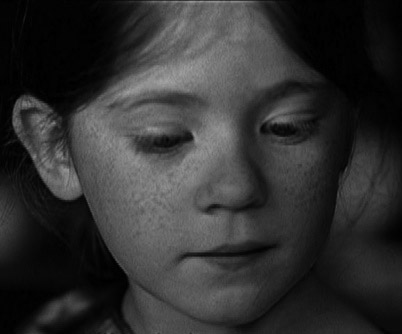
#> input picture data/img4.jpg, 402 x 334 px, found by its file name
$ python cv_gradient_Canny.py   (older library calls are emulated)
#> lines starting #> are read from the running program, lines starting #| are printed output that depends on the picture; after the words box and inside, x2 and y2 are one past the last pixel; in counts of white or black regions, pixels touching at a corner belong together
import os
import numpy as np
import cv2
import matplotlib.pyplot as plt

os.chdir("/Users/admin/Desktop/CL/Python/OpenCV")
# [4 lines of commented-out code are left out]
def cv_show(img,name):
    cv2.imshow(name,img)
    cv2.waitKey()
    cv2.destroyAllWindows()
#Sobel算子
img=cv2.imread("img4.jpg")
#> img is the input picture: shape (334, 402, 3); min 0, max 165, mean 49
sobelx = cv2.Sobel(img,cv2.CV_64F,1,0,ksize=3)
cv_show(sobelx,'sobelx')
#> in cv_show, `cv2.imshow(name,img)`:
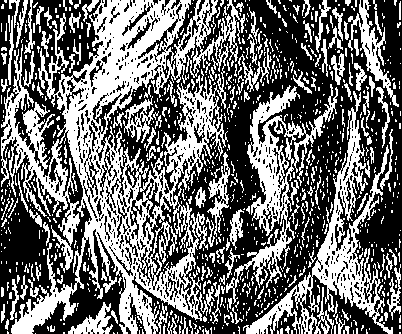
#> window 'sobelx': shape (334, 402, 3); 43.3% white; 952 white regions (782 under 20 px), largest, box (x1, y1, x2, y2) and area: (1, 0, 245, 334) 29730, (243, 91, 393, 334) 6609, (226, 84, 338, 304) 5060
#白到黑是正数，黑到白就是负数了，所有的负数会被截断成0，所以要取绝对值
sobelx = cv2.Sobel(img,cv2.CV_64F,1,0,ksize=3)
sobelx = cv2.convertScaleAbs(sobelx)
cv_show(sobelx,'sobelx')
sobely = cv2.Sobel(img,cv2.CV_64F,0,1,ksize=3)
sobely = cv2.convertScaleAbs(sobely)
cv_show(sobely,'sobely')
#分别计算x和y，再求和分别计算x和y，再求和
sobelxy = cv2.addWeighted(sobelx,0.5,sobely,0.5,0)
cv_show(sobelxy,'sobelxy')
#各种算子的对比
sobelx = cv2.Sobel(img,cv2.CV_64F,1,0,ksize=3)
sobely = cv2.Sobel(img,cv2.CV_64F,0,1,ksize=3)
sobelx = cv2.convertScaleAbs(sobelx)
sobely = cv2.convertScaleAbs(sobely)
sobelxy =  cv2.addWeighted(sobelx,0.5,sobely,0.5,0)

scharrx = cv2.Scharr(img,cv2.CV_64F,1,0)
scharry = cv2.Scharr(img,cv2.CV_64F,0,1)
scharrx = cv2.convertScaleAbs(scharrx)
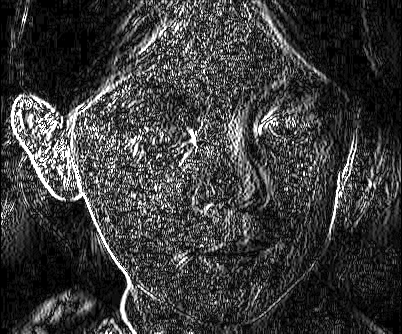
#> scharrx: shape (334, 402, 3); min 0, max 255, mean 58.5
scharry = cv2.convertScaleAbs(scharry)
scharrxy =  cv2.addWeighted(scharrx,0.5,scharry,0.5,0)
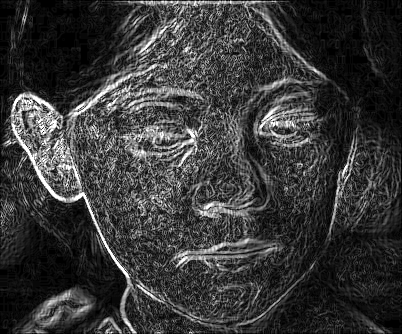
#> scharrxy: shape (334, 402, 3); min 0, max 255, mean 56.5

laplacian = cv2.Laplacian(img,cv2.CV_64F)
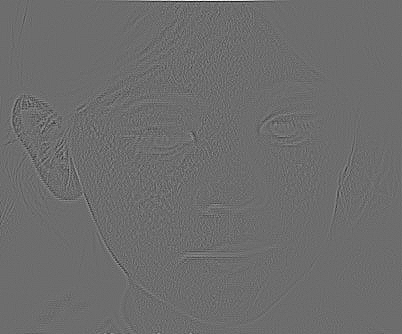
#> laplacian: shape (334, 402, 3) float64; min -125, max 167, mean 0.1; drawn with min black and max white
laplacian = cv2.convertScaleAbs(laplacian)

res = np.hstack((sobelxy,scharrxy,laplacian))
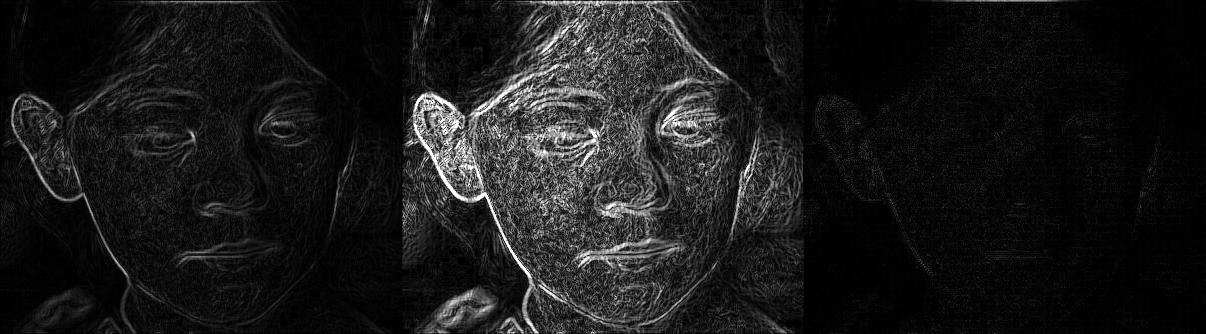
#> res: shape (334, 1206, 3); min 0, max 255, mean 25.6
cv_show(res,'res')
'''
Canny边缘检测
1) 使用高斯滤波器，以平滑图像，滤除噪声。

2) 计算图像中每个像素点的梯度强度和方向。

3) 应用非极大值（Non-Maximum Suppression）抑制，以消除边缘检测带来的杂散响应。

4) 应用双阈值（Double-Threshold）检测来确定真实的和潜在的边缘。

5) 通过抑制孤立的弱边缘最终完成边缘检测。
'''
v1=cv2.Canny(img,80,150)
#> v1: shape (334, 402); 1.9% white in thin lines or dots, all inside (x1, y1, x2, y2) = (5, 0, 356, 334)
v2=cv2.Canny(img,50,100)
#> v2: shape (334, 402); 4.5% white in thin lines or dots, all inside (x1, y1, x2, y2) = (4, 0, 357, 334)

res = np.hstack((v1,v2))
#> res: shape (334, 804); 3.2% white in thin lines or dots
cv_show(res,'res')
v1=cv2.Canny(img,120,250)
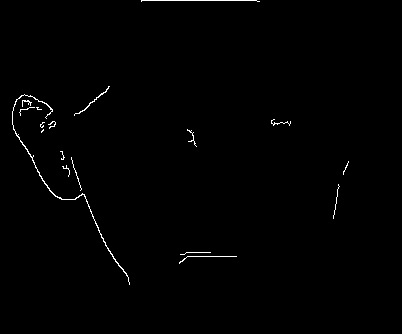
#> v1: shape (334, 402); 0.7% white in thin lines or dots, all inside (x1, y1, x2, y2) = (12, 0, 349, 285)
v2=cv2.Canny(img,50,100)

res = np.hstack((v1,v2))
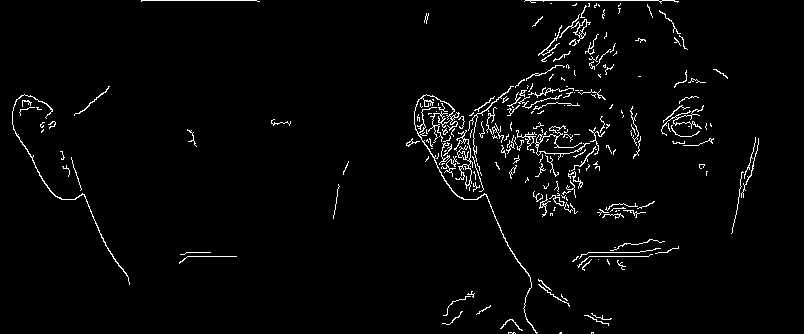
#> res: shape (334, 804); 2.6% white in thin lines or dots
cv_show(res,'res')

$ run again, with data/img2.jpg copied over data/img4.jpg
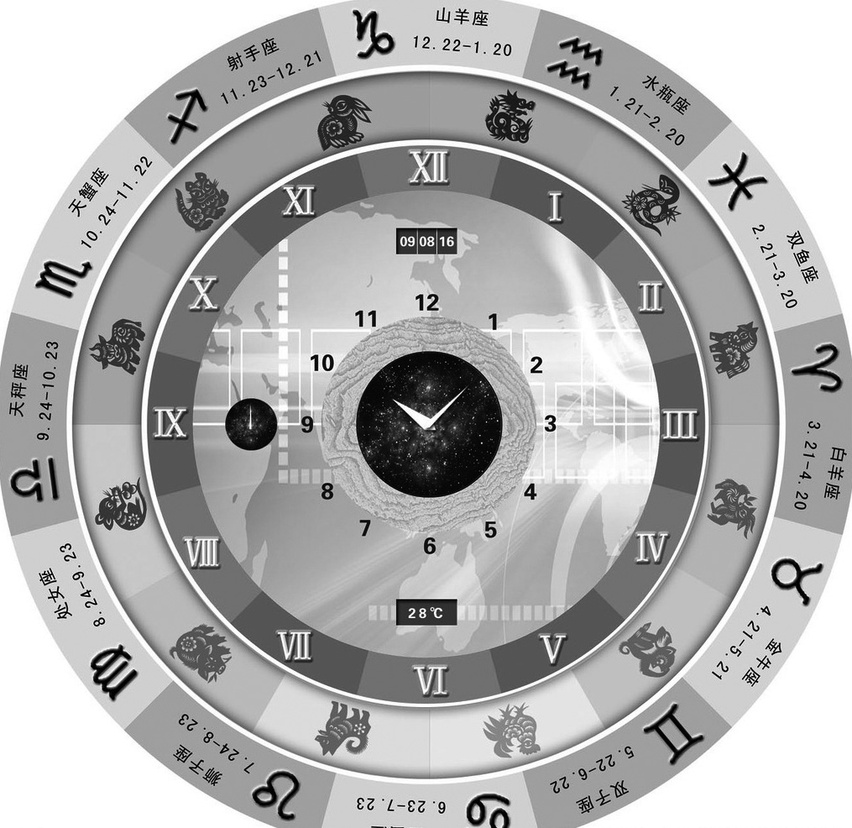
#> input picture data/img2.jpg, 852 x 828 px, shrunk from 1015 x 986 before the run, found by its file name
#> img is the input picture: shape (828, 852, 3); min 0, max 255, mean 176.1
#> in cv_show, `cv2.imshow(name,img)`:
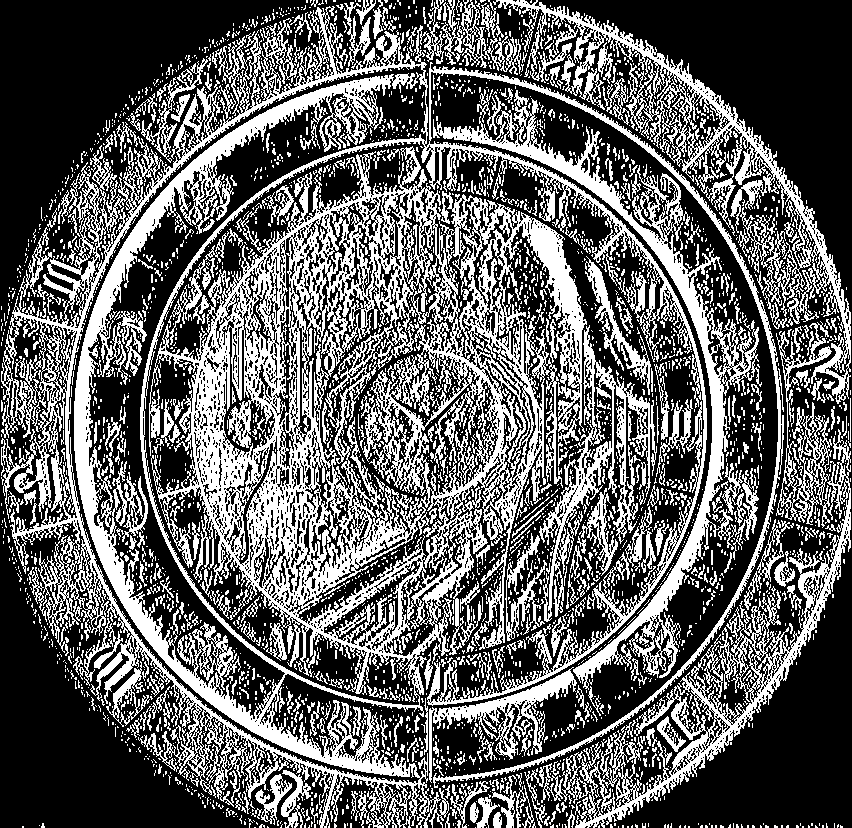
#> window 'sobelx': shape (828, 852, 3); 37.8% white; 3323 white regions (2859 under 20 px), largest, box (x1, y1, x2, y2) and area: (1, 0, 784, 828) 157675, (493, 0, 851, 404) 15836, (433, 98, 762, 690) 15685
#> v2: shape (828, 852); 9.3% white in thin lines or dots
#> `res = np.hstack((v1,v2))`:
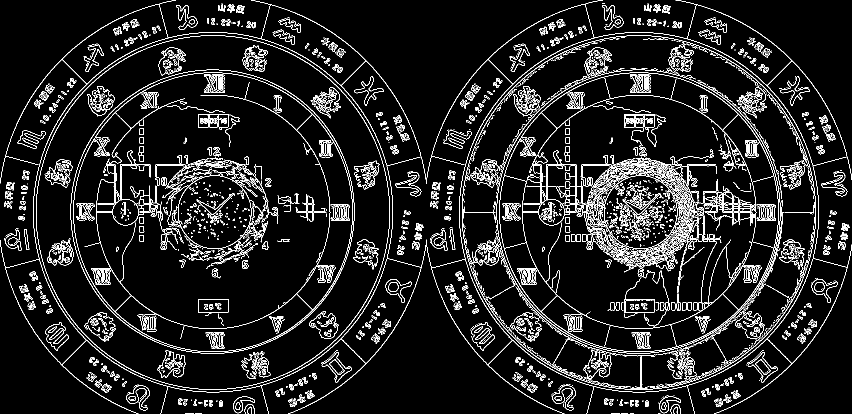
#> res: shape (828, 1704) (shown at 1/2 size); 8.1% white in thin lines or dots
